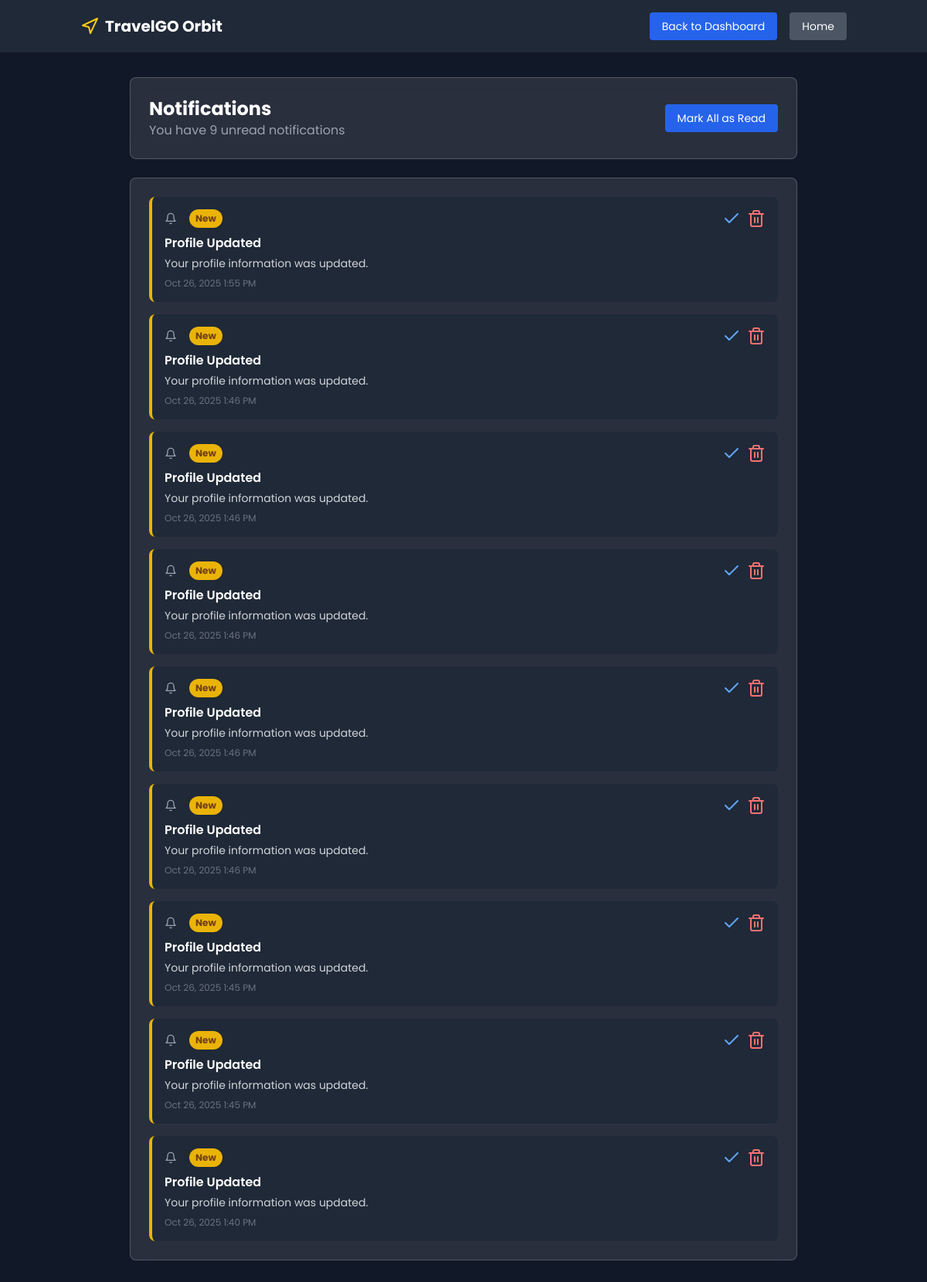
The app's page /notifications.php (signed in) with its own data.
### tables this page shows
CREATE TABLE `notifications` (
  `id` int(11) NOT NULL,
  `user_id` int(11) NOT NULL,
  `type` enum('booking','security','promotion','system') NOT NULL,
  `title` varchar(255) NOT NULL,
  `message` text NOT NULL,
  `is_read` tinyint(1) DEFAULT 0,
  `action_url` varchar(500) DEFAULT NULL,
  `created_at` timestamp NOT NULL DEFAULT current_timestamp()
);

### notifications.php (the view, shortened to what this page needs)
<?php
require 'connection.php';
$page = isset($_GET['page']) ? max(1, (int)$_GET['page']) : 1;
$limit = 10;
$offset = ($page - 1) * $limit;
$stmt = $pdo->prepare("SELECT COUNT(*) as total FROM notifications WHERE user_id = ?");
$stmt->execute([$_SESSION['user_id']]);
$total_notifications = $stmt->fetch()['total'];
$stmt = $pdo->prepare("
    SELECT * FROM notifications
    WHERE user_id = ?
    ORDER BY created_at DESC
    LIMIT ? OFFSET ?
");
$stmt->execute([$_SESSION['user_id'], $limit, $offset]);
$notifications = $stmt->fetchAll();
$stmt = $pdo->prepare("SELECT COUNT(*) as unread FROM notifications WHERE user_id = ? AND is_read = FALSE");
$stmt->execute([$_SESSION['user_id']]);
$unread_count = $stmt->fetch()['unread'];
?>
<!DOCTYPE html>
<html lang="en">
<head>
    <script src="https://cdn.tailwindcss.com"></script>
</head>
<body class="min-h-screen bg-gray-900">
    <nav class="bg-gray-800 text-white py-4">
        <div class="container mx-auto px-4 flex justify-between items-center">
            <div class="flex items-center space-x-2">
                <a href="index.php" class="flex items-center space-x-2">
                    <i data-feather="navigation" class="text-yellow-400"></i>
                    <span class="text-xl font-bold">TravelGO Orbit</span>
                </a>
            </div>
            <div class="flex items-center space-x-4">
                <a href="dashboard.php" class="bg-blue-600 hover:bg-blue-700 text-white px-4 py-2 rounded text-sm transition-colors">
                    Back to Dashboard
                </a>
                <a href="index.php" class="bg-gray-600 hover:bg-gray-700 text-white px-4 py-2 rounded text-sm transition-colors">
                    Home
                </a>
            </div>
        </div>
    </nav>
    <div class="container mx-auto px-4 py-8 max-w-4xl">
        <div class="card-dark rounded-lg p-6 mb-6">
            <div class="flex justify-between items-center">
                <div>
                    <h1 class="text-2xl font-bold">Notifications</h1>
                    <p class="text-gray-400">You have <?= $unread_count ?> unread notifications</p>
                </div>
                <?php if ($total_notifications > 0): ?>
                <form method="POST">
                    <button type="submit" class="bg-blue-600 hover:bg-blue-700 text-white px-4 py-2 rounded text-sm transition-colors">
                        Mark All as Read
                    </button>
                </form>
                <?php endif; ?>
            </div>
        </div>
        <div class="card-dark rounded-lg p-6">
            <?php if (empty($notifications)): ?>
                <div class="text-center py-12">
                    <i data-feather="bell-off" class="w-16 h-16 text-gray-400 mx-auto mb-4"></i>
                    <h3 class="text-xl font-bold text-white mb-2">No notifications</h3>
                    <p class="text-gray-400">You're all caught up! Check back later for new notifications.</p>
                </div>
            <?php else: ?>
                <div class="space-y-4">
                    <?php foreach ($notifications as $notification): ?>
                        <div class="flex items-start justify-between p-4 bg-gray-800 rounded-lg border-l-4 <?= $notification['is_read'] ? 'border-gray-600' : 'border-yellow-500' ?>">
                            <div class="flex-1">
                                <div class="flex items-center space-x-2 mb-2">
                                    <?php
                                    $icon = 'bell';
                                    $color = 'text-gray-400';
                                    ?>
                                    <i data-feather="<?= $icon ?>" class="w-4 h-4 <?= $color ?>"></i>
                                    <?php if (!$notification['is_read']): ?>
                                        <span class="bg-yellow-500 text-yellow-900 text-xs px-2 py-1 rounded-full font-bold">New</span>
                                    <?php endif; ?>
                                </div>
                                <h3 class="font-semibold text-white mb-1"><?= htmlspecialchars($notification['title']) ?></h3>
                                <p class="text-gray-300 text-sm mb-2"><?= htmlspecialchars($notification['message']) ?></p>
                                <p class="text-gray-500 text-xs"><?= date('M j, Y g:i A', strtotime($notification['created_at'])) ?></p>
                            </div>
                            <div class="flex space-x-2 ml-4">
                                <?php if (!$notification['is_read']): ?>
                                    <form method="POST" class="inline">
                                        <button type="submit" class="text-blue-400 hover:text-blue-300 text-sm" title="Mark as read">
                                            <i data-feather="check"></i>
                                        </button>
                                    </form>
                                <?php endif; ?>
                                <form method="POST" class="inline">
                                    <button type="submit" class="text-red-400 hover:text-red-300 text-sm" title="Delete">
                                        <i data-feather="trash-2"></i>
                                    </button>
                                </form>
                            </div>
                        </div>
                    <?php endforeach; ?>
                </div>
            <?php endif; ?>
        </div>
    </div>
</body>
</html>

### notifications.php (style rules this page uses)
body { font-family: 'Poppins', sans-serif; background-color: #111827; color: #ffffff; }
.card-dark { background: rgba(255, 255, 255, 0.1); backdrop-filter: blur(10px); border: 1px solid rgba(255, 255, 255, 0.2); }

### records on screen
notifications: is_read "New", title "Profile Updated", message "Your profile information was updated.", created_at "Oct 26, 2025 1:55 PM"
notifications: is_read "New", title "Profile Updated", message "Your profile information was updated.", created_at "Oct 26, 2025 1:46 PM"
notifications: is_read "New", title "Profile Updated", message "Your profile information was updated.", created_at "Oct 26, 2025 1:46 PM"
notifications: is_read "New", title "Profile Updated", message "Your profile information was updated.", created_at "Oct 26, 2025 1:46 PM"
notifications: is_read "New", title "Profile Updated", message "Your profile information was updated.", created_at "Oct 26, 2025 1:46 PM"
notifications: is_read "New", title "Profile Updated", message "Your profile information was updated.", created_at "Oct 26, 2025 1:46 PM"
notifications: is_read "New", title "Profile Updated", message "Your profile information was updated.", created_at "Oct 26, 2025 1:45 PM"
notifications: is_read "New", title "Profile Updated", message "Your profile information was updated.", created_at "Oct 26, 2025 1:45 PM"
notifications: is_read "New", title "Profile Updated", message "Your profile information was updated.", created_at "Oct 26, 2025 1:40 PM"

### other values on screen
$unread_count "9"
